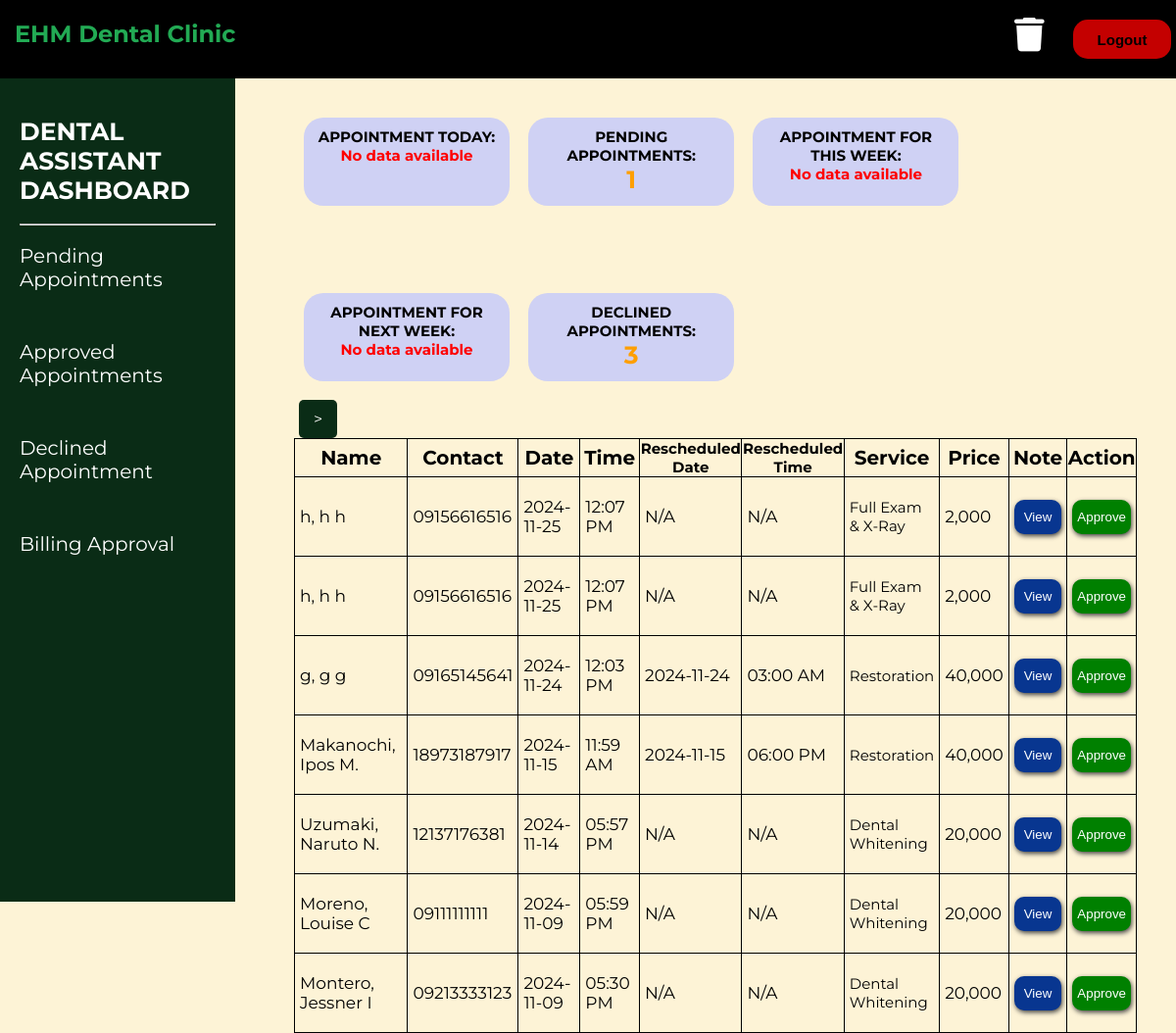
/DENTAL_ASSISTANT/billing.php (signed in), run on an earlier commit of the app's database.
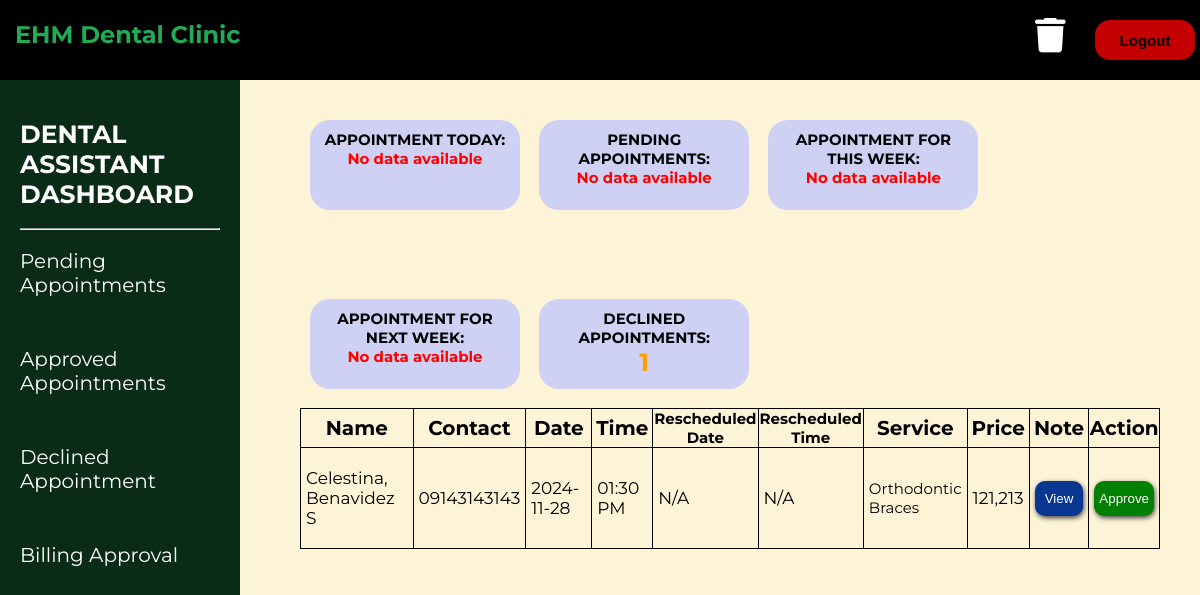
And on a later commit of the database.
### tables this page shows
CREATE TABLE `tbl_archives` (
  `id` int(11) NOT NULL,
  `name` int(255) NOT NULL,
  `contact` varchar(11) NOT NULL,
  `date` date NOT NULL,
  `time` time NOT NULL,
  `modified_date` date DEFAULT NULL,
  `modified_time` time DEFAULT NULL,
  `service_type` int(11) NOT NULL,
  `note` text DEFAULT NULL,
  `price` decimal(10,2) NOT NULL,
  `completion` enum('1','2','3') NOT NULL DEFAULT '1'
);

CREATE TABLE `tbl_patient` (
  `id` int(11) NOT NULL,
  `first_name` varchar(30) NOT NULL,
  `middle_name` varchar(2) DEFAULT NULL,
  `last_name` varchar(20) NOT NULL
);

CREATE TABLE `tbl_service_type` (
  `id` int(11) NOT NULL,
  `service_type` varchar(50) NOT NULL,
  `price` decimal(10,2) NOT NULL
);

### DENTAL_ASSISTANT/billing.php (the view, shortened to what the changed rows need)
<!DOCTYPE html>
<html lang="en">
<head>
    <link rel="stylesheet" href="dental.css">
    <link rel="stylesheet" href="https://cdnjs.cloudflare.com/ajax/libs/font-awesome/6.6.0/css/all.min.css"
 />
</head>
<body>
    <nav>
        <a href="../HOME_PAGE/Home_page.php">
            <div class="logo">
                <h1><span>EHM</span> Dental Clinic</h1>
            </div>
        </a>
    </nav>
    <div class="top">
        <div class="content-box">
                <?php
                include("../dbcon.php");
                ?>
            <div class="round-box">
                <p>PENDING APPOINTMENTS:</p>
                <?php
                $sql_pending = "SELECT COUNT(*) as total_pending_appointments
                                FROM tbl_appointments
                                WHERE status = '1'";
                $result_pending = mysqli_query($con, $sql_pending);
                $row_pending = mysqli_fetch_assoc($result_pending);
                $pending_appointments = $row_pending['total_pending_appointments'];
                if ($pending_appointments) {
                    echo "<span style='color: #FF9F00; font-weight: bold; font-size: 25px;'>$pending_appointments</span>";
                } else {
                    echo "<span style='color: red;'>No data available</span>";
                }
                ?>
            </div>
            <div class="round-box">
                <p>DECLINED APPOINTMENTS:</p>
                <?php
                $sql_finished = "SELECT COUNT(*) as total_finished_appointments FROM tbl_appointments WHERE status = '2'";
                $result_finished = mysqli_query($con, $sql_finished);
                $row_finished = mysqli_fetch_assoc($result_finished);
                $finished_appointments = $row_finished['total_finished_appointments'];
                if ($finished_appointments) {
                    echo "<span style='color: #FF9F00; font-weight: bold; font-size: 25px;'>$finished_appointments</span>";
                } else {
                    echo "<span style='color: red;'>No data available</span>";
                }
                ?>
            </div>
            <?php
            $resultsPerPage = 7;
            $currentPage = isset($_GET['page']) ? (int) $_GET['page'] : 1;
            $startRow = ($currentPage - 1) * $resultsPerPage;
            $countQuery = "SELECT COUNT(*) as total FROM tbl_archives WHERE completion = 1";
            $countResult = mysqli_query($con, $countQuery);
            $totalCount = mysqli_fetch_assoc($countResult)['total'];
            $totalPages = ceil($totalCount / $resultsPerPage);
            $query = "SELECT a.*,
            s.service_type AS service_name,
            p.first_name, p.middle_name, p.last_name
        FROM tbl_archives a
        JOIN tbl_service_type s ON a.service_type = s.id
        JOIN tbl_patient p ON a.name = p.id
        WHERE a.completion = 1
        ORDER BY a.date DESC, a.time DESC, a.modified_date DESC, a.modified_time DESC
        LIMIT $resultsPerPage OFFSET $startRow";
            $result = mysqli_query($con, $query);
            ?>
            <div class="pagination-container">
                        <?php if ($currentPage < $totalPages): ?>
                            <a href="?page=<?php echo $currentPage + 1; ?>" class="pagination-btn"> > </a>
                        <?php endif; ?>
            </div>
            <table class="table table-bordered">
                <thead>
                    <tr>
                        <th>Name</th>
                        <th>Contact</th>
                        <th>Date</th>
                        <th>Time</th>
                        <th style="font-size: 15px;">Rescheduled Date</th>
                        <th style="font-size: 15px;">Rescheduled Time</th>
                        <th>Service</th>
                        <th>Price</th>
                        <th>Note</th>
                        <th>Action</th>
                    </tr>
                </thead>
                <tbody>
                    <?php
                    if (mysqli_num_rows($result) > 0) {
                        while ($row = mysqli_fetch_assoc($result)) {
                            $modified_date = (!empty($row['modified_date']) && $row['modified_date'] !== '0000-00-00') ? $row['modified_date'] : 'N/A';
                            $modified_time = (!empty($row['modified_time']) && $row['modified_time'] !== '00:00:00') ? date("h:i A", strtotime($row['modified_time'])) : 'N/A';
                            $dateToDisplay = (!empty($row['date']) && $row['date'] !== '0000-00-00') ? $row['date'] : 'N/A';
                            $timeToDisplay = (!empty($row['time']) && $row['time'] !== '00:00:00') ? date("h:i A", strtotime($row['time'])) : 'N/A';
                            $priceToDisplay = isset($row['price']) ? number_format($row['price']) : 'N/A';
                            $completionStatus = 'Unknown';
                            if (isset($row['completion'])) {
                                switch ($row['completion']) {
                                    case '1':
                                        $completionStatus = 'Pending';
                                        break;
                                }
                            }
                            echo "<tr>
                    <td style='width: 200px'>{$row['last_name']}, {$row['first_name']} {$row['middle_name']}</td>
                    <td >{$row['contact']}</td>
                    <td style='width: 110px'>{$dateToDisplay}</td>
                    <td style='width: 110px'>{$timeToDisplay}</td>
                    <td style='width: 110px'>{$modified_date}</td>
                    <td style='width: 110px'>{$modified_time}</td>
                    <td style='font-size: 15px;'>{$row['service_name']}</td>
                    <td>{$priceToDisplay}</td>
                    <td>
                        <button type='button' onclick='openModal(\"{$row['note']}\")'
                            style='background-color:#083690; color:white; border:none; padding:10px; border-radius:10px; box-shadow: 1px 2px 5px 0px #414141; cursor:pointer;'>
                            View
                        </button>
                    </td>
                    <td>
                        <form method='POST' action='' style='display:inline;'>
                            <input type='hidden' name='id' value='{$row['id']}'>
                        </form>";
                            if ($completionStatus != 'Approve') {
                                echo "<form method='POST' action='' style='display:inline;'>
                        <input type='hidden' name='id' value='{$row['id']}'>
                        <input type='submit' name='approve' value='Approve'
                            style='background-color:green; color:white; border:none; padding:10px 5px; border-radius:10px; box-shadow: 1px 2px 5px 0px #414141; cursor:pointer;'>
                    </form>";
                            }
                            echo "</td></tr>";
                        }
                    } else {
                        echo "<tr><td colspan='11'>No records found</td></tr>";
                    }
                    ?>
                </tbody>
            </table>
        </div>
    </div>
</body>
</html>

What changed in the data, as far as the page shows it:
removed tbl_archives: tbl_patient.last_name "h", tbl_patient.first_name "h", tbl_patient.middle_name "h", contact "09156616516", date "2024-11-25", time "12:07 PM", modified_date "N/A", modified_time "N/A", tbl_service_type.service_type "Full Exam & X-Ray", price "2,000"
removed tbl_archives: tbl_patient.last_name "h", tbl_patient.first_name "h", tbl_patient.middle_name "h", contact "09156616516", date "2024-11-25", time "12:07 PM", modified_date "N/A", modified_time "N/A", tbl_service_type.service_type "Full Exam & X-Ray", price "2,000"
removed tbl_archives: tbl_patient.last_name "g", tbl_patient.first_name "g", tbl_patient.middle_name "g", contact "09165145641", date "2024-11-24", time "12:03 PM", modified_date "2024-11-24", modified_time "03:00 AM", tbl_service_type.service_type "Restoration", price "40,000"
removed tbl_archives: tbl_patient.last_name "Makanochi", tbl_patient.first_name "Ipos", tbl_patient.middle_name "M.", contact "18973187917", date "2024-11-15", time "11:59 AM", modified_date "2024-11-15", modified_time "06:00 PM", tbl_service_type.service_type "Restoration", price "40,000"
removed tbl_archives: tbl_patient.last_name "Uzumaki", tbl_patient.first_name "Naruto", tbl_patient.middle_name "N.", contact "12137176381", date "2024-11-14", time "05:57 PM", modified_date "N/A", modified_time "N/A", tbl_service_type.service_type "Dental Whitening", price "20,000"
removed tbl_archives: tbl_patient.last_name "Moreno", tbl_patient.first_name "Louise", tbl_patient.middle_name "C", contact "09111111111", date "2024-11-09", time "05:59 PM", modified_date "N/A", modified_time "N/A", tbl_service_type.service_type "Dental Whitening", price "20,000"
removed tbl_archives: tbl_patient.last_name "Montero", tbl_patient.first_name "Jessner", tbl_patient.middle_name "I", contact "09213333123", date "2024-11-09", time "05:30 PM", modified_date "N/A", modified_time "N/A", tbl_service_type.service_type "Dental Whitening", price "20,000"
added tbl_archives: tbl_patient.last_name "Celestina", tbl_patient.first_name "Benavidez", tbl_patient.middle_name "S", contact "09143143143", date "2024-11-28", time "01:30 PM", modified_date "N/A", modified_time "N/A", tbl_service_type.service_type "Orthodontic Braces", price "121,213"
Also different on the page:
$finished_appointments: "3" → "1"
$pending_appointments: "1" → (not shown)
text now shown: "No data available"
